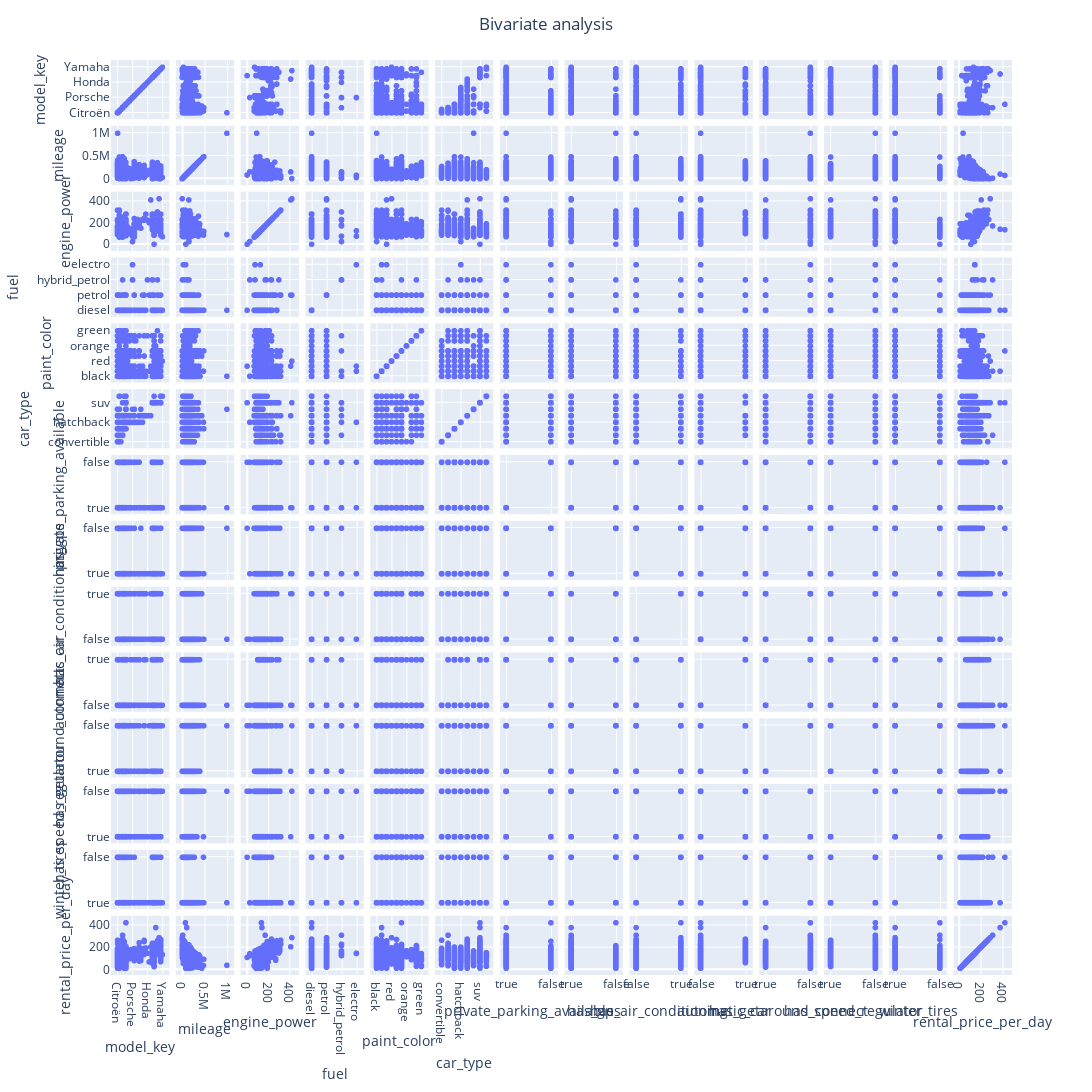

Notebook code cell kept with this figure:
### Code cell
# Visualize pairwise dependencies
fig = px.scatter_matrix(pricing)
fig.update_layout(
        title = go.layout.Title(text = "Bivariate analysis", x = 0.5), showlegend = False, 
            autosize=False, height = 1200, width = 1200)
fig.show()

# Correlation matrix
corr_matrix = pricing.corr().round(2)

fig = ff.create_annotated_heatmap(corr_matrix.values,
                                  x = corr_matrix.columns.tolist(),
                                  y = corr_matrix.index.tolist())
fig.show()

print("The variables that are the most correlated with rental price are mileage (anticorrelated) and engine power.\nExcept for winter tires, all other variables seem important too.\nVariables don't seem correlated otherwise between themselves.")

### Figure 1 — Plotly figure (JSON) as saved in the notebook; plotly's stock layout.template omitted (floating-point values rounded to 4 significant figures; data arrays with more than 128 entries replaced by an {"elided": "..."} marker saying what was removed)
{"data": [{"dimensions": [{"axis": {"matches": true}, "label": "model_key", "values": {"elided": "4843 str values"}}, {"axis": {"matches": true}, "label": "mileage", "values": {"elided": "4843 int values"}}, {"axis": {"matches": true}, "label": "engine_power", "values": {"elided": "4843 int values"}}, {"axis": {"matches": true}, "label": "fuel", "values": {"elided": "4843 str values"}}, {"axis": {"matches": true}, "label": "paint_color", "values": {"elided": "4843 str values"}}, {"axis": {"matches": true}, "label": "car_type", "values": {"elided": "4843 str values"}}, {"axis": {"matches": true}, "label": "private_parking_available", "values": {"elided": "4843 bool values"}}, {"axis": {"matches": true}, "label": "has_gps", "values": {"elided": "4843 bool values"}}, {"axis": {"matches": true}, "label": "has_air_conditioning", "values": {"elided": "4843 bool values"}}, {"axis": {"matches": true}, "label": "automatic_car", "values": {"elided": "4843 bool values"}}, {"axis": {"matches": true}, "label": "has_getaround_connect", "values": {"elided": "4843 bool values"}}, {"axis": {"matches": true}, "label": "has_speed_regulator", "values": {"elided": "4843 bool values"}}, {"axis": {"matches": true}, "label": "winter_tires", "values": {"elided": "4843 bool values"}}, {"axis": {"matches": true}, "label": "rental_price_per_day", "values": {"elided": "4843 int values"}}], "hovertemplate": "%{xaxis.title.text}=%{x}<br>%{yaxis.title.text}=%{y}<extra></extra>", "legendgroup": "", "marker": {"color": "#636efa", "symbol": "circle"}, "name": "", "showlegend": false, "type": "splom"}], "layout": {"autosize": false, "dragmode": "select", "height": 1200, "legend": {"tracegroupgap": 0}, "margin": {"t": 60}, "showlegend": false, "title": {"text": "Bivariate analysis", "x": 0.5}, "width": 1200}}
